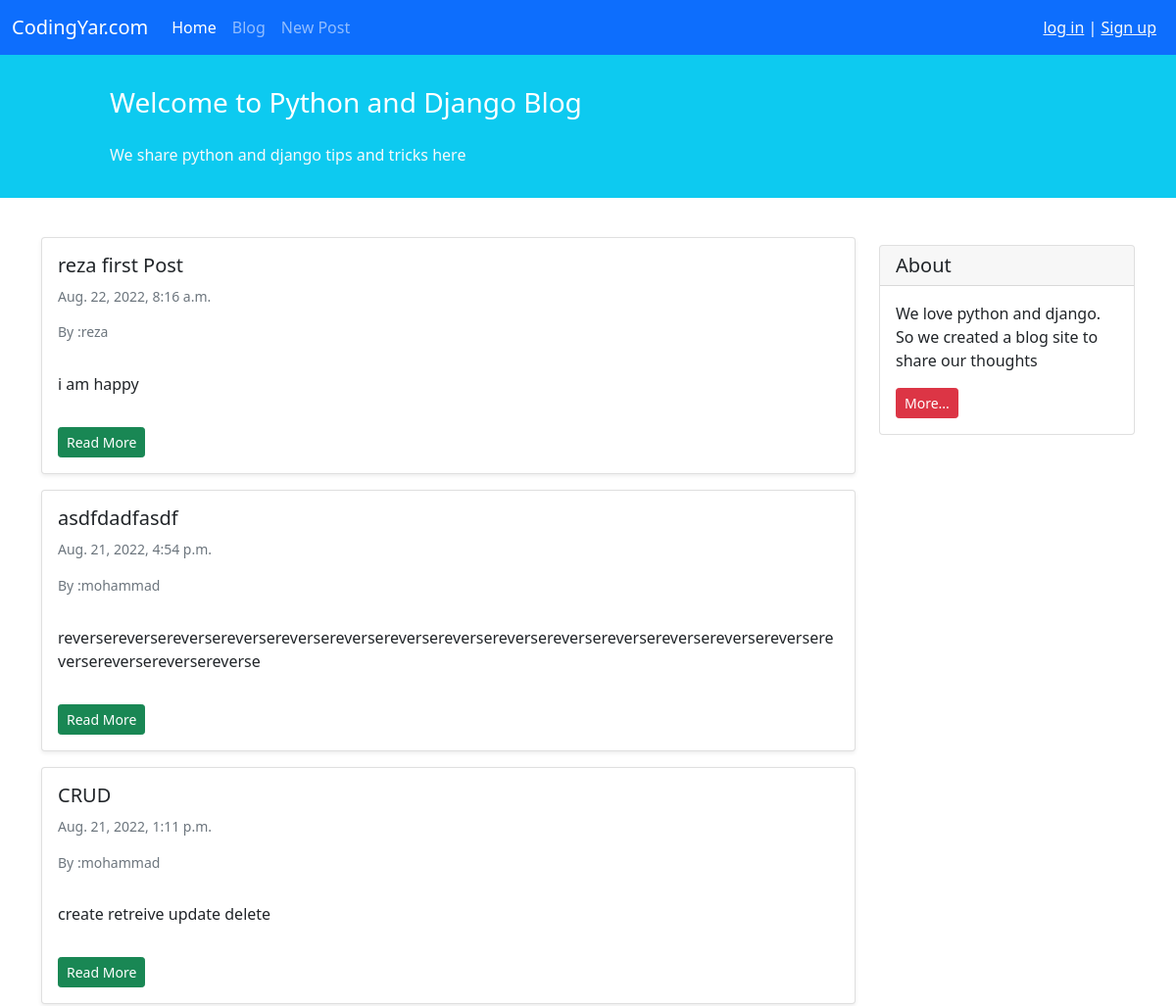
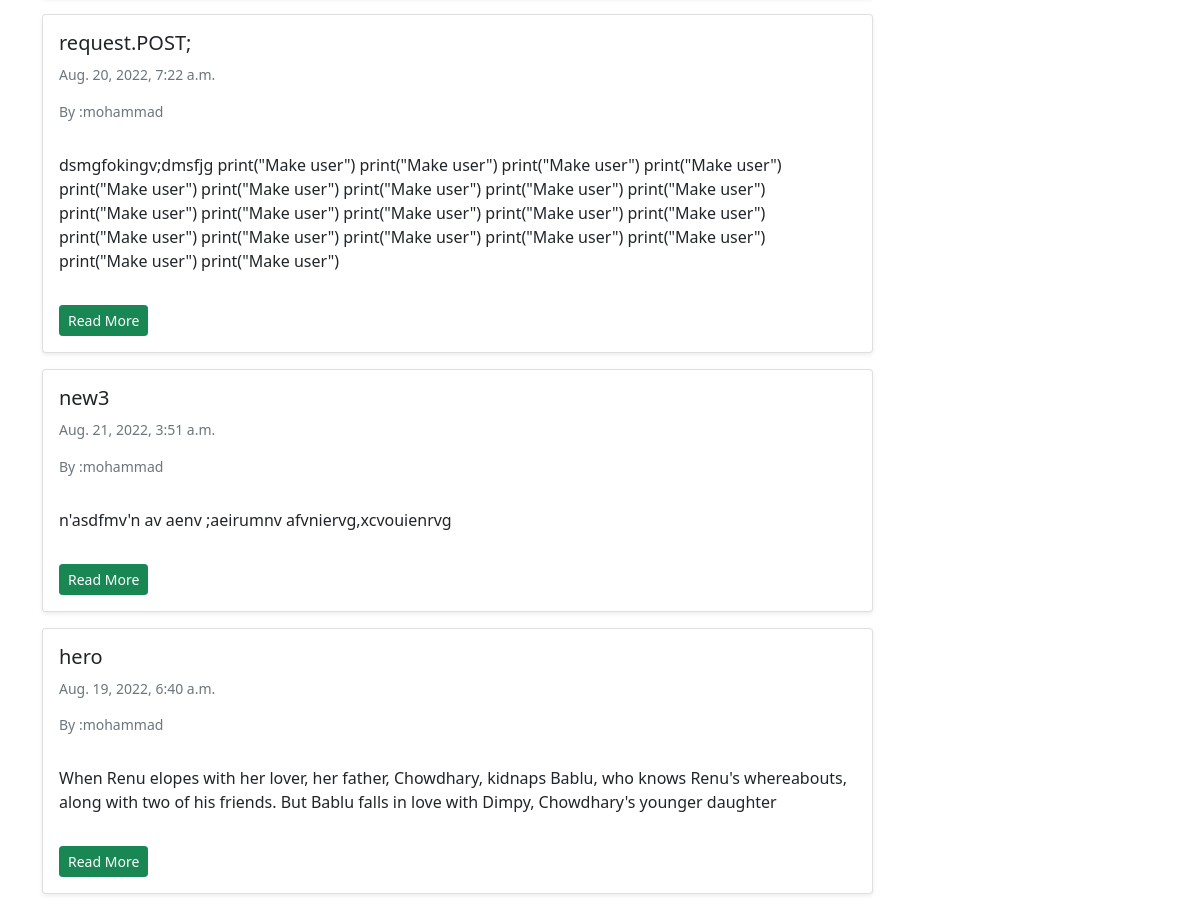
/blog/, run on an earlier commit of the app's database (2 pictures, top to bottom).
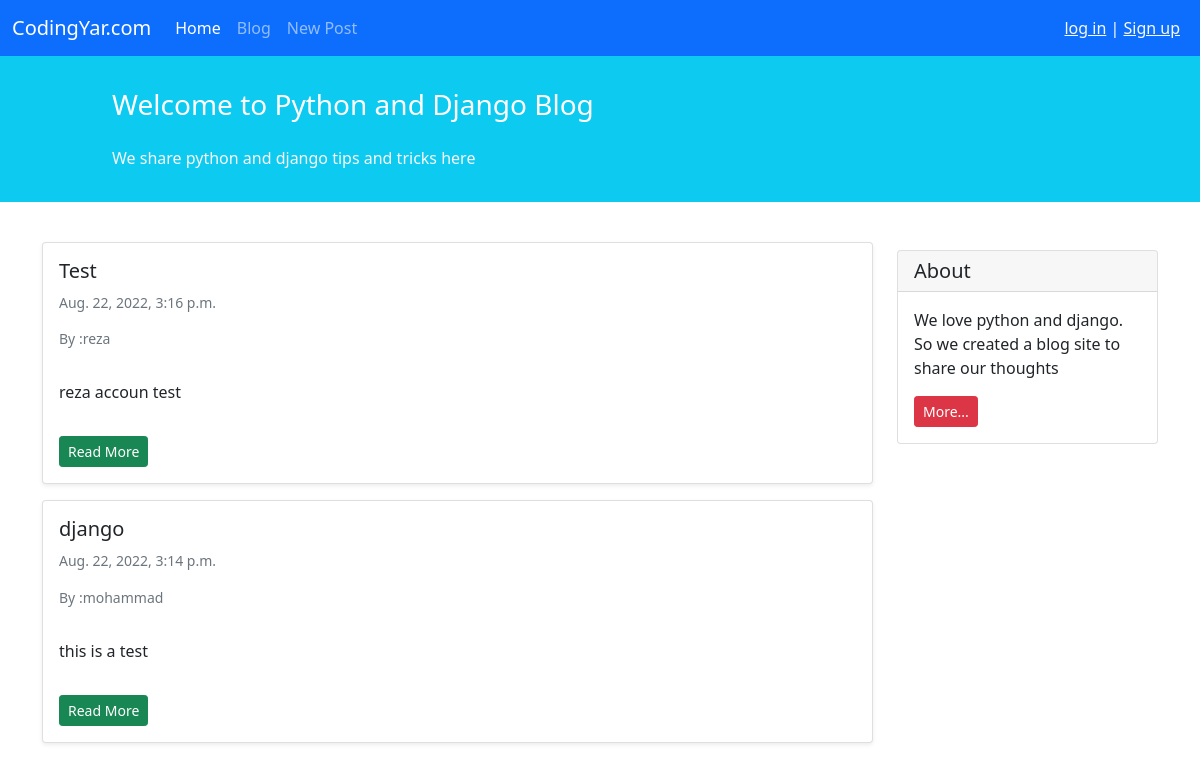
And on a later commit of the database.
### blog/models.py (models this page shows, shortened)
class Post(models.Model):
    STATUS_CHOICES = (
        ('pub', 'Published'),
        ('drf', 'Draft'),
    )
    title = models.CharField(max_length=100)
    text = models.TextField()
    author = models.ForeignKey('auth.User', on_delete=models.CASCADE)
    date_time_created = models.DateTimeField(auto_now_add=True)
    date_time_modified = models.DateTimeField(auto_now=True)
    status = models.CharField(choices=STATUS_CHOICES, max_length=3)

### blog/views.py (the view)
# urls.py: path('', views.PostListView.as_view(), name='posts_list'),
class PostListView(generic.ListView):
    model = Post
    template_name = 'blog/posts_list.html'
    context_object_name = 'posts_list'
    def get_queryset(self):
        return Post.objects.filter(status='pub').order_by('-date_time_modified')

### blog/templates/blog/posts_list.html (shortened to what this page needs)
{% extends '_base.html' %}
{%block content%}
    <div class="container mt-4">
        <div class="row">
            <div class="col-9">
                 {% for post in  posts_list %}
                    <div class="card shadow-sm my-3">
                        <div class="card-body">
                             <h5 class="card-title"> {{post.title}}</h5>
                                <h6 class="card-subtitle mb-2 text-muted small py-2">{{post.date_time_created}}</h6>
                             <h6 class="card-subtitle mb-2 text-muted small py-2">By :{{post.author}}</h6>
                                <p class="card-text py-3">
                                     {{post.text}}
                                </p>
                                <a href="{% url 'post_detail' post.id%}" class="btn btn-sm btn-success">Read More</a>
                        </div>
                    </div>
                {% endfor %}
            </div>
            <div class="col-3">
                    <div class="card my-4">
                        <h5 class="card-header">About</h5>
                        <div class="card-body">
                            <p class="card-text">We love python and django. So we created a blog site to share our
                                thoughts</p>
                            <a href="#"
                               class="btn btn-sm btn-danger">
                                More...
                            </a>
                        </div>
                    </div>
            </div>
        </div>
    </div>
{%endblock%}

### templates/_base.html (shortened to what this page needs)
<!doctype html>
<html lang="en">
<head>
    <link href="https://cdn.jsdelivr.net/npm/bootstrap@5.1.3/dist/css/bootstrap.min.css" rel="stylesheet"
>
</head>
<body>
<nav class="navbar navbar-expand-lg navbar-dark bg-primary">
    <div class="container-fluid">
        <a class="navbar-brand" href="#">CodingYar.com</a>
        <div class="collapse navbar-collapse" id="navbarNavAltMarkup">
            <div class="navbar-nav">
                <a class="nav-link active" aria-current="page" href="{% url 'posts_list' %}">Home</a>
                <a class="nav-link" href="{% url 'posts_list' %}">Blog</a>
                <a class="nav-link" href="{% url 'post_create' %}">New Post</a>
            </div>
        </div>
        <div class="mx-2 text-white">
            {% if user.is_authenticated %}
                Welcome     {{user.username}} | <a class = "text-light" href="{%url 'logout' %}">log out</a>
            {% else %}
                <a class = "text-light" href="{%url 'login' %}">log in</a> | <a class = "text-light" href="{%url 'signup' %}">Sign up</a>
            {% endif %}
        </div>
    </div>
</nav>
<div class="container-fluid bg-info">
    <div class="row py-3">
        <div class="col-md-8 col-md-10 mx-auto">
            <h3 class="my-4 mt-3 text-white">Welcome to Python and Django Blog</h3>
            <p class="text-light">We share python and django tips and tricks here</p>
        </div>
    </div>
</div>
{% block content%}
{% endblock %}
</body>
</html>

What changed in the data, as far as the page shows it:
removed Post: title "reza first Post", date_time_created "Aug. 22, 2022, 8:16 a.m.", author "reza", text "i am happy"
removed Post: title "asdfdadfasdf", date_time_created "Aug. 21, 2022, 4:54 p.m.", author "mohammad", text "reversereversereversereversereversereversereversereversereversereversereversereversereversereversereversereversereversereverse"
removed Post: title "CRUD", date_time_created "Aug. 21, 2022, 1:11 p.m.", author "mohammad", text "create retreive update delete"
removed Post: title "request.POST;", date_time_created "Aug. 20, 2022, 7:22 a.m.", author "mohammad", text "dsmgfokingv;dmsfjg print(\"Make user\") print(\"Make user\") print(\"Make user\") print(\"Make user\") print(\"Make user\") print(\"Make user\") print(\"Make user\") print(\"Make user\") print(\"Make user\") print(\"Make user\") print(\"Make user\") print(\"Make user\") print(\"Make user\") print(\"Make user\") print(\"Make user\") print(\"Make user\") print(\"Make user\") print(\"Make user\") print(\"Make user\") print(\"Make user\") print(\"Make user\")"
removed Post: title "new3", date_time_created "Aug. 21, 2022, 3:51 a.m.", author "mohammad", text "n'asdfmv'n av aenv ;aeirumnv afvniervg,xcvouienrvg"
removed Post: title "hero", date_time_created "Aug. 19, 2022, 6:40 a.m.", author "mohammad", text "When Renu elopes with her lover, her father, Chowdhary, kidnaps Bablu, who knows Renu's whereabouts, along with two of his friends. But Bablu falls in love with Dimpy, Chowdhary's younger daughter"
added Post: title "Test", date_time_created "Aug. 22, 2022, 3:16 p.m.", author "reza", text "reza accoun test"
added Post: title "django", date_time_created "Aug. 22, 2022, 3:14 p.m.", author "mohammad", text "this is a test"
